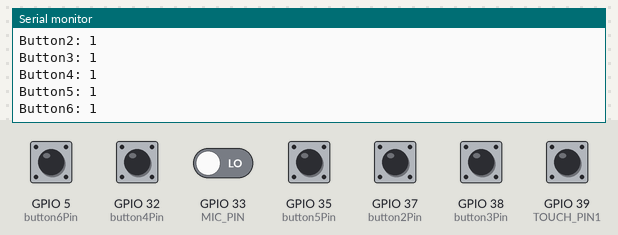
A sketch run on a simulated ESP32. On the bench: the last lines printed to the serial monitor. Inputs (shaded band) come from the test bench; at power-on: GPIO 5 (button6Pin), GPIO 32 (button4Pin), GPIO 35 (button5Pin), GPIO 37 (button2Pin), GPIO 38 (button3Pin), GPIO 39 (TOUCH_PIN1) HIGH, GPIO 33 (MIC_PIN) LOW.

Above: at 1.2 s.
1.3 s: GPIO 5 (button6Pin) pulled LOW for 0.15 s
At 1.48 s:
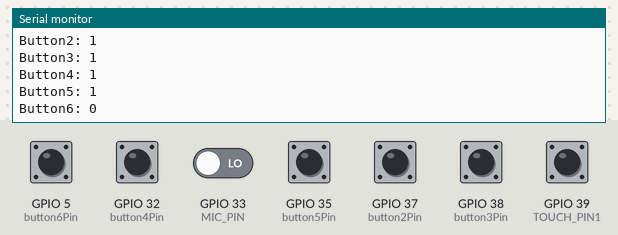
2.9 s: GPIO 32 (button4Pin) pulled LOW for 0.15 s
4.5 s: GPIO 33 (MIC_PIN) driven HIGH
6.0 s: GPIO 35 (button5Pin) pulled LOW for 0.15 s
7.6 s: GPIO 37 (button2Pin) pulled LOW for 0.15 s
9.2 s: GPIO 38 (button3Pin) pulled LOW for 0.15 s
At 9.26 s:
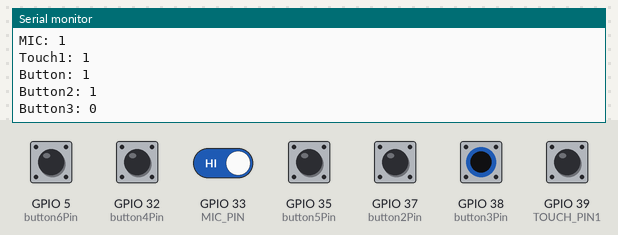
Timing chart, 0 to 12.2 s (numbered marks = the images above; inputs shaded):
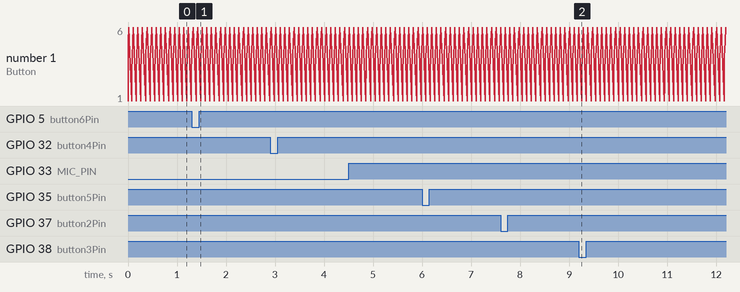

The sketch:

Final.ino
```cpp
//------------------------------- MIC -------------------------------//
const int MIC_PIN = A5;
int MIC_state;

//------------------------------- Button -------------------------------//
const int TOUCH_PIN1 = A3;
int Touch1_state;

// Button variables
const int buttonPin = A3;
int buttonState;

const int button2Pin = A1;
int button2State;

const int button3Pin = A2;
int button3State;


const int button4Pin = A4;
int button4State;


const int button5Pin = A7;
int button5State;

const int button6Pin = D4;
int button6State;

//  MIDI Potentiometer variables
const int potPin = A6;
int potValue = 0;


void setup() {
  Serial.begin(9600);
  //------------------------------- MIC -------------------------------//
  pinMode(MIC_PIN, INPUT);

  //------------------------------- Touch -------------------------------//
  pinMode(TOUCH_PIN1, INPUT);

  pinMode(buttonPin, INPUT_PULLUP);
  pinMode(button2Pin, INPUT_PULLUP);
  pinMode(button3Pin, INPUT_PULLUP);
  pinMode(button4Pin, INPUT_PULLUP);
  pinMode(button5Pin, INPUT_PULLUP);
  pinMode(button6Pin, INPUT_PULLUP);

  pinMode(potPin, INPUT);
}

void loop() {
  //------------------------------- MIC -------------------------------//
  MIC_state = digitalRead(MIC_PIN);
  Serial.print("MIC: ");
  Serial.println(MIC_state);

  //------------------------------- Touch -------------------------------//
  Touch1_state = digitalRead(TOUCH_PIN1);
  Serial.print("Touch1: ");
  Serial.println(Touch1_state);

  /**************************** BUTTON ****************************/

  buttonState = digitalRead(buttonPin);
  button2State = digitalRead(button2Pin);
  button3State = digitalRead(button3Pin);
  button4State = digitalRead(button4Pin);
  button5State = digitalRead(button5Pin);
  button6State = digitalRead(button6Pin);

  Serial.print("Button: "); // Header
  Serial.println(buttonState);   // Value

  Serial.print("Button2: "); // Header
  Serial.println(button2State);   // Value

  Serial.print("Button3: "); // Header
  Serial.println(button3State);   // Value

  Serial.print("Button4: "); // Header
  Serial.println(button4State);   // Value

  Serial.print("Button5: "); // Header
  Serial.println(button5State);   // Value

  Serial.print("Button6: "); // Header
  Serial.println(button6State);   // Value


  /**************************** POTENTIOMETER ****************************/
 //potValue = analogRead(potPin);

  //Serial.print("Pot: ");
  //Serial.println(potValue);


  delay(50);
}
```

Measured:
- after the input at 1.3 s, the serial monitor: prints a new line after 0.12 s (image 1)
- after the input at 9.2 s, the serial monitor: prints a new line after 0.06 s (image 2)
